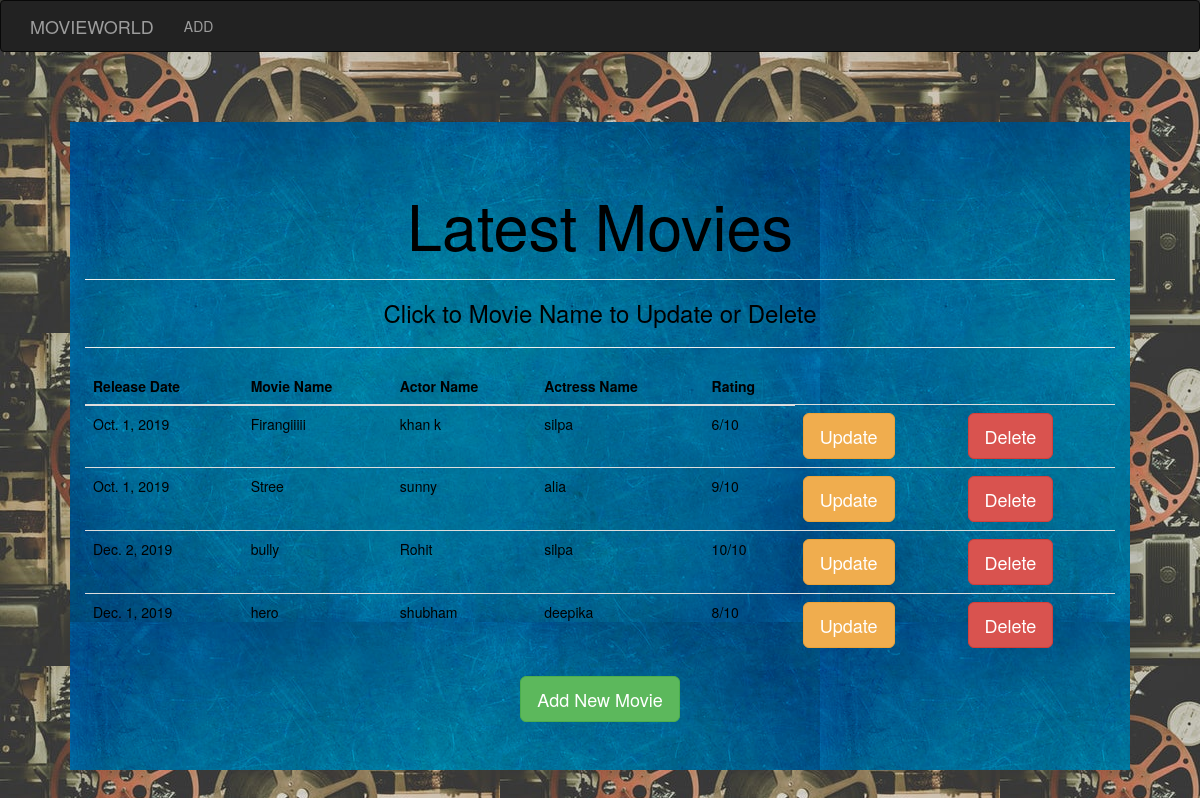
The page / on the database its author committed.
### testapp/models.py (models this page shows, shortened)
class Movie(models.Model):
    rdate = models.DateField()
    movien = models.CharField(max_length=255)
    hero = models.CharField(max_length=255)
    heroin = models.CharField(max_length=255)
    rating = models.IntegerField(default=1,
        validators=[MaxValueValidator(10), MinValueValidator(1)])

### testapp/views.py (the view)
# urls.py: path('', views.CompanyListView.as_view(),name='movies'),
class CompanyListView(ListView):
    model = Movie

### template/testapp/movie_list.html
<!DOCTYPE html>
{% extends 'testapp/base.html'%}
   {%block body_block%}
   <div class="jumbotron" align="center">
      <div class="container">
        <h1>Latest Movies</h1><hr>
        <h3>Click to Movie Name to Update or Delete </h3><hr>
        <table class="table table-hover">
          <thead>
            <tr>
              <th>Release Date</th>
              <th>Movie Name</th>
              <th>Actor Name</th>
              <th>Actress Name</th>
              <th>Rating</th>
            </tr>
          </thead>
          <tbody>
            {%for movie in movie_list%}
            <tr >
                <td>{{movie.rdate}}</td>
                <td>{{movie.movien}}</td>
                 <td>{{movie.hero}}</td>
                 <td>{{movie.heroin}}</td>
                 <td>{{movie.rating}}/10</td>
                 <td><a href="/update/{{movie.id}}" class='btn btn-lg btn-warning '>Update</a></td>
                 <td><a href="/delete/{{movie.id}}" class='btn btn-lg btn-danger '>Delete</a></td>
            {%endfor%}
          </tr>
        </tbody>
        </table>
        <a href="/create" class='btn btn-lg btn-success'>Add New Movie</a>
      </div>
    </div>
   {% endblock%}

### template/testapp/base.html (shortened to what this page needs)
<!DOCTYPE html>
{% load staticfiles %}
<html lang="en" dir="ltr">
  <head>
    <link rel="stylesheet" href="https://maxcdn.bootstrapcdn.com/bootstrap/3.3.7/css/bootstrap.min.css">
    <link rel="stylesheet" href="https://use.fontawesome.com/releases/v5.6.3/css/all.css">
    <link rel="stylesheet" href="{% static "css/info.css" %}">
  </head>
  <body>
    <nav class="navbar navbar-inverse">
       <div class="container">
         <div class="navbar-header">
           <a class="navbar-brand" href="/">MOVIEWORLD</a>
         </div>
         <ul class="nav navbar-nav">
           <li><a href="/create">ADD</a></li>
         </ul>
       </div>
     </nav>
     {%block body_block%}
     {%endblock%}
  </body>
</html>

### static/css/info.css (style rules this page uses)
.jumbotron { color: Black; background-image: url("../image/b_b.jpg"); margin-top: 70px; margin-left: 70px; margin-right: 70px; }

### rows shown on the page
Movie: rdate "Oct. 1, 2019", movien "Firangiiiii", hero "khan k", heroin "silpa", rating "6"
Movie: rdate "Oct. 1, 2019", movien "Stree", hero "sunny", heroin "alia", rating "9"
Movie: rdate "Dec. 2, 2019", movien "bully", hero "Rohit", heroin "silpa", rating "10"
Movie: rdate "Dec. 1, 2019", movien "hero", hero "shubham", heroin "deepika", rating "8"
